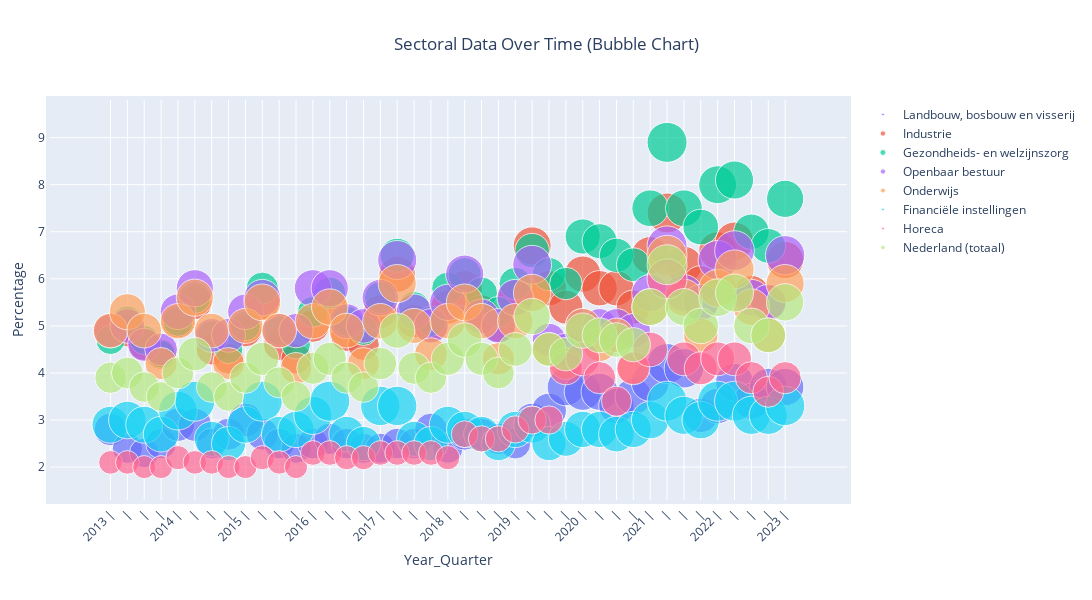

Notebook code cell kept with this figure:
### Code cell
fig_bubble = go.Figure()

for col in columns_to_show:
    fig_bubble.add_trace(go.Scatter(
        x=df_cbs['Year_Quarter'],
        y=df_cbs[col],
        mode='markers',
        marker=dict(size=df_cbs[col], sizemode='area', sizeref=2.*max(df_cbs[col])/40.**2),
        name=col
    ))

# Update layout for custom x-axis ticks
fig_bubble.update_layout(
    title='Sectoral Data Over Time (Bubble Chart)',
    xaxis=dict(
        tickmode='array',
        tickvals=df_cbs['Year_Quarter'],
        ticktext=custom_ticks,
        tickangle=-45
    ),
    yaxis_title='Percentage',
    xaxis_title='Year_Quarter'
)

# Adjust layout and margins
fig_bubble.update_layout(
    autosize=False,
    width=1100,
    height=600,
    margin=dict(l=50, r=50, b=100, t=100, pad=4),
    title={'x': 0.5}
)

fig_bubble.show()
# Save the figure as an image with increased resolution
fig_bubble.write_image("fig_bubble_plot.png", scale=2)

### Figure 1 — Plotly figure (JSON) as saved in the notebook; plotly's stock layout.template omitted (floating-point values rounded to 4 significant figures)
{"data": [{"marker": {"size": [2.8, 2.4, 2.3, 2.5, 2.9, 2.9, 2.5, 2.7, 3, 2.7, 2.5, 2.4, 2.5, 2.6, 2.5, 2.4, 2.4, 2.5, 2.5, 2.8, 2.4, 2.7, 2.7, 2.6, 2.5, 3, 3.2, 3.7, 3.6, 3.6, 3.3, 3.5, 3.8, 4.2, 4.1, 3.1, 3.3, 3.8, 3.4, 3.7, 3.7], "sizemode": "area", "sizeref": 0.00525}, "mode": "markers", "name": "Landbouw, bosbouw en visserij", "type": "scatter", "x": ["2013-Vierde kwartaal", "2014-Eerste kwartaal", "2014-Tweede kwartaal", "2014-Derde Kwartaal", "2014-Vierde kwartaal", "2015-Eerste kwartaal", "2015-Tweede kwartaal", "2015-Derde Kwartaal", "2015-Vierde kwartaal", "2016-Eerste kwartaal", "2016-Tweede kwartaal", "2016-Derde Kwartaal", "2016-Vierde kwartaal", "2017-Eerste kwartaal", "2017-Tweede kwartaal", "2017-Derde Kwartaal", "2017-Vierde kwartaal", "2018-Eerste kwartaal", "2018-Tweede kwartaal", "2018-Derde Kwartaal", "2018-Vierde kwartaal", "2019-Eerste kwartaal", "2019-Tweede kwartaal", "2019-Derde Kwartaal", "2019-Vierde kwartaal", "2020-Eerste kwartaal", "2020-Tweede kwartaal", "2020-Derde Kwartaal", "2020-Vierde kwartaal", "2021-Eerste kwartaal", "2021-Tweede kwartaal", "2021-Derde Kwartaal", "2021-Vierde kwartaal", "2022-Eerste kwartaal", "2022-Tweede kwartaal", "2022-Derde Kwartaal", "2022-Vierde kwartaal", "2023-Eerste kwartaal", "2023-Tweede kwartaal", "2023-Derde Kwartaal", "2023-Vierde kwartaal"], "y": [2.8, 2.4, 2.3, 2.5, 2.9, 2.9, 2.5, 2.7, 3, 2.7, 2.5, 2.4, 2.5, 2.6, 2.5, 2.4, 2.4, 2.5, 2.5, 2.8, 2.4, 2.7, 2.7, 2.6, 2.5, 3, 3.2, 3.7, 3.6, 3.6, 3.3, 3.5, 3.8, 4.2, 4.1, 3.1, 3.3, 3.8, 3.4, 3.7, 3.7]}, {"marker": {"size": [4.9, 4.9, 4.6, 4.4, 5.1, 5.5, 4.5, 4.3, 4.9, 5.5, 4.6, 4.3, 5, 5.4, 4.8, 4.6, 5.3, 6.1, 5.1, 5, 5.4, 5.8, 5.3, 5, 5.6, 6.7, 5.8, 5.4, 6.1, 5.8, 5.8, 5.4, 6.5, 7.4, 6.3, 5.9, 6.6, 6.8, 5.7, 5.5, 6.4], "sizemode": "area", "sizeref": 0.00925}, "mode": "markers", "name": "Industrie", "type": "scatter", "x": ["2013-Vierde kwartaal", "2014-Eerste kwartaal", "2014-Tweede kwartaal", "2014-Derde Kwartaal", "2014-Vierde kwartaal", "2015-Eerste kwartaal", "2015-Tweede kwartaal", "2015-Derde Kwartaal", "2015-Vierde kwartaal", "2016-Eerste kwartaal", "2016-Tweede kwartaal", "2016-Derde Kwartaal", "2016-Vierde kwartaal", "2017-Eerste kwartaal", "2017-Tweede kwartaal", "2017-Derde Kwartaal", "2017-Vierde kwartaal", "2018-Eerste kwartaal", "2018-Tweede kwartaal", "2018-Derde Kwartaal", "2018-Vierde kwartaal", "2019-Eerste kwartaal", "2019-Tweede kwartaal", "2019-Derde Kwartaal", "2019-Vierde kwartaal", "2020-Eerste kwartaal", "2020-Tweede kwartaal", "2020-Derde Kwartaal", "2020-Vierde kwartaal", "2021-Eerste kwartaal", "2021-Tweede kwartaal", "2021-Derde Kwartaal", "2021-Vierde kwartaal", "2022-Eerste kwartaal", "2022-Tweede kwartaal", "2022-Derde Kwartaal", "2022-Vierde kwartaal", "2023-Eerste kwartaal", "2023-Tweede kwartaal", "2023-Derde Kwartaal", "2023-Vierde kwartaal"], "y": [4.9, 4.9, 4.6, 4.4, 5.1, 5.5, 4.5, 4.3, 4.9, 5.5, 4.6, 4.3, 5, 5.4, 4.8, 4.6, 5.3, 6.1, 5.1, 5, 5.4, 5.8, 5.3, 5, 5.6, 6.7, 5.8, 5.4, 6.1, 5.8, 5.8, 5.4, 6.5, 7.4, 6.3, 5.9, 6.6, 6.8, 5.7, 5.5, 6.4]}, {"marker": {"size": [4.7, 5.1, 4.7, 4.4, 5.1, 5.6, 4.8, 4.5, 5, 5.8, 4.9, 4.6, 5.3, 5.7, 5.1, 4.9, 5.6, 6.5, 5.4, 5.1, 5.8, 6.1, 5.7, 5.3, 5.9, 6.6, 6.1, 5.9, 6.9, 6.8, 6.5, 6.3, 7.5, 8.9, 7.5, 7.1, 8, 8.1, 7, 6.7, 7.7], "sizemode": "area", "sizeref": 0.01113}, "mode": "markers", "name": "Gezondheids- en welzijnszorg", "type": "scatter", "x": ["2013-Vierde kwartaal", "2014-Eerste kwartaal", "2014-Tweede kwartaal", "2014-Derde Kwartaal", "2014-Vierde kwartaal", "2015-Eerste kwartaal", "2015-Tweede kwartaal", "2015-Derde Kwartaal", "2015-Vierde kwartaal", "2016-Eerste kwartaal", "2016-Tweede kwartaal", "2016-Derde Kwartaal", "2016-Vierde kwartaal", "2017-Eerste kwartaal", "2017-Tweede kwartaal", "2017-Derde Kwartaal", "2017-Vierde kwartaal", "2018-Eerste kwartaal", "2018-Tweede kwartaal", "2018-Derde Kwartaal", "2018-Vierde kwartaal", "2019-Eerste kwartaal", "2019-Tweede kwartaal", "2019-Derde Kwartaal", "2019-Vierde kwartaal", "2020-Eerste kwartaal", "2020-Tweede kwartaal", "2020-Derde Kwartaal", "2020-Vierde kwartaal", "2021-Eerste kwartaal", "2021-Tweede kwartaal", "2021-Derde Kwartaal", "2021-Vierde kwartaal", "2022-Eerste kwartaal", "2022-Tweede kwartaal", "2022-Derde Kwartaal", "2022-Vierde kwartaal", "2023-Eerste kwartaal", "2023-Tweede kwartaal", "2023-Derde Kwartaal", "2023-Vierde kwartaal"], "y": [4.7, 5.1, 4.7, 4.4, 5.1, 5.6, 4.8, 4.5, 5, 5.8, 4.9, 4.6, 5.3, 5.7, 5.1, 4.9, 5.6, 6.5, 5.4, 5.1, 5.8, 6.1, 5.7, 5.3, 5.9, 6.6, 6.1, 5.9, 6.9, 6.8, 6.5, 6.3, 7.5, 8.9, 7.5, 7.1, 8, 8.1, 7, 6.7, 7.7]}, {"marker": {"size": [4.9, 5, 4.6, 4.5, 5.3, 5.8, 4.8, 4.8, 5.3, 5.6, 4.9, 4.9, 5.8, 5.8, 5.1, 5, 5.6, 6.4, 5.3, 5, 5.5, 6.1, 5.2, 5, 5.6, 6.3, 4.7, 4.5, 5, 5, 5, 4.9, 5.7, 6.7, 5.7, 5.5, 6.4, 6.6, 5.6, 5.5, 6.5], "sizemode": "area", "sizeref": 0.008375}, "mode": "markers", "name": "Openbaar bestuur", "type": "scatter", "x": ["2013-Vierde kwartaal", "2014-Eerste kwartaal", "2014-Tweede kwartaal", "2014-Derde Kwartaal", "2014-Vierde kwartaal", "2015-Eerste kwartaal", "2015-Tweede kwartaal", "2015-Derde Kwartaal", "2015-Vierde kwartaal", "2016-Eerste kwartaal", "2016-Tweede kwartaal", "2016-Derde Kwartaal", "2016-Vierde kwartaal", "2017-Eerste kwartaal", "2017-Tweede kwartaal", "2017-Derde Kwartaal", "2017-Vierde kwartaal", "2018-Eerste kwartaal", "2018-Tweede kwartaal", "2018-Derde Kwartaal", "2018-Vierde kwartaal", "2019-Eerste kwartaal", "2019-Tweede kwartaal", "2019-Derde Kwartaal", "2019-Vierde kwartaal", "2020-Eerste kwartaal", "2020-Tweede kwartaal", "2020-Derde Kwartaal", "2020-Vierde kwartaal", "2021-Eerste kwartaal", "2021-Tweede kwartaal", "2021-Derde Kwartaal", "2021-Vierde kwartaal", "2022-Eerste kwartaal", "2022-Tweede kwartaal", "2022-Derde Kwartaal", "2022-Vierde kwartaal", "2023-Eerste kwartaal", "2023-Tweede kwartaal", "2023-Derde Kwartaal", "2023-Vierde kwartaal"], "y": [4.9, 5, 4.6, 4.5, 5.3, 5.8, 4.8, 4.8, 5.3, 5.6, 4.9, 4.9, 5.8, 5.8, 5.1, 5, 5.6, 6.4, 5.3, 5, 5.5, 6.1, 5.2, 5, 5.6, 6.3, 4.7, 4.5, 5, 5, 5, 4.9, 5.7, 6.7, 5.7, 5.5, 6.4, 6.6, 5.6, 5.5, 6.5]}, {"marker": {"size": [4.9, 5.3, 4.9, 4.2, 5.1, 5.6, 4.9, 4.2, 5, 5.5, 4.9, 4.1, 5.1, 5.4, 4.9, 4.2, 5.1, 5.9, 5, 4.4, 5.1, 5.5, 5.1, 4.3, 5.1, 5.7, 4.5, 4.2, 5, 4.6, 4.8, 4.1, 5.4, 6.5, 5.6, 4.8, 5.8, 6.2, 5.4, 4.8, 5.9], "sizemode": "area", "sizeref": 0.008125}, "mode": "markers", "name": "Onderwijs", "type": "scatter", "x": ["2013-Vierde kwartaal", "2014-Eerste kwartaal", "2014-Tweede kwartaal", "2014-Derde Kwartaal", "2014-Vierde kwartaal", "2015-Eerste kwartaal", "2015-Tweede kwartaal", "2015-Derde Kwartaal", "2015-Vierde kwartaal", "2016-Eerste kwartaal", "2016-Tweede kwartaal", "2016-Derde Kwartaal", "2016-Vierde kwartaal", "2017-Eerste kwartaal", "2017-Tweede kwartaal", "2017-Derde Kwartaal", "2017-Vierde kwartaal", "2018-Eerste kwartaal", "2018-Tweede kwartaal", "2018-Derde Kwartaal", "2018-Vierde kwartaal", "2019-Eerste kwartaal", "2019-Tweede kwartaal", "2019-Derde Kwartaal", "2019-Vierde kwartaal", "2020-Eerste kwartaal", "2020-Tweede kwartaal", "2020-Derde Kwartaal", "2020-Vierde kwartaal", "2021-Eerste kwartaal", "2021-Tweede kwartaal", "2021-Derde Kwartaal", "2021-Vierde kwartaal", "2022-Eerste kwartaal", "2022-Tweede kwartaal", "2022-Derde Kwartaal", "2022-Vierde kwartaal", "2023-Eerste kwartaal", "2023-Tweede kwartaal", "2023-Derde Kwartaal", "2023-Vierde kwartaal"], "y": [4.9, 5.3, 4.9, 4.2, 5.1, 5.6, 4.9, 4.2, 5, 5.5, 4.9, 4.1, 5.1, 5.4, 4.9, 4.2, 5.1, 5.9, 5, 4.4, 5.1, 5.5, 5.1, 4.3, 5.1, 5.7, 4.5, 4.2, 5, 4.6, 4.8, 4.1, 5.4, 6.5, 5.6, 4.8, 5.8, 6.2, 5.4, 4.8, 5.9]}, {"marker": {"size": [2.9, 3, 2.9, 2.7, 3.2, 3.4, 2.6, 2.5, 2.9, 3.4, 2.7, 2.8, 3.1, 3.4, 2.7, 2.5, 3.3, 3.3, 2.6, 2.5, 2.9, 2.8, 2.7, 2.5, 2.8, 2.9, 2.5, 2.6, 2.8, 2.8, 2.7, 2.8, 3, 3.4, 3.1, 3, 3.4, 3.4, 3.1, 3.1, 3.3], "sizemode": "area", "sizeref": 0.00425}, "mode": "markers", "name": "Financiële instellingen", "type": "scatter", "x": ["2013-Vierde kwartaal", "2014-Eerste kwartaal", "2014-Tweede kwartaal", "2014-Derde Kwartaal", "2014-Vierde kwartaal", "2015-Eerste kwartaal", "2015-Tweede kwartaal", "2015-Derde Kwartaal", "2015-Vierde kwartaal", "2016-Eerste kwartaal", "2016-Tweede kwartaal", "2016-Derde Kwartaal", "2016-Vierde kwartaal", "2017-Eerste kwartaal", "2017-Tweede kwartaal", "2017-Derde Kwartaal", "2017-Vierde kwartaal", "2018-Eerste kwartaal", "2018-Tweede kwartaal", "2018-Derde Kwartaal", "2018-Vierde kwartaal", "2019-Eerste kwartaal", "2019-Tweede kwartaal", "2019-Derde Kwartaal", "2019-Vierde kwartaal", "2020-Eerste kwartaal", "2020-Tweede kwartaal", "2020-Derde Kwartaal", "2020-Vierde kwartaal", "2021-Eerste kwartaal", "2021-Tweede kwartaal", "2021-Derde Kwartaal", "2021-Vierde kwartaal", "2022-Eerste kwartaal", "2022-Tweede kwartaal", "2022-Derde Kwartaal", "2022-Vierde kwartaal", "2023-Eerste kwartaal", "2023-Tweede kwartaal", "2023-Derde Kwartaal", "2023-Vierde kwartaal"], "y": [2.9, 3, 2.9, 2.7, 3.2, 3.4, 2.6, 2.5, 2.9, 3.4, 2.7, 2.8, 3.1, 3.4, 2.7, 2.5, 3.3, 3.3, 2.6, 2.5, 2.9, 2.8, 2.7, 2.5, 2.8, 2.9, 2.5, 2.6, 2.8, 2.8, 2.7, 2.8, 3, 3.4, 3.1, 3, 3.4, 3.4, 3.1, 3.1, 3.3]}, {"marker": {"size": [2.1, 2.1, 2, 2, 2.2, 2.1, 2.1, 2, 2, 2.2, 2.1, 2, 2.3, 2.3, 2.2, 2.2, 2.3, 2.3, 2.3, 2.3, 2.2, 2.7, 2.6, 2.6, 2.8, 3, 3, 4.1, 4.3, 3.9, 3.4, 4.1, 4.5, 6, 4.3, 4.1, 4.3, 4.3, 3.9, 3.6, 3.9], "sizemode": "area", "sizeref": 0.0075}, "mode": "markers", "name": "Horeca", "type": "scatter", "x": ["2013-Vierde kwartaal", "2014-Eerste kwartaal", "2014-Tweede kwartaal", "2014-Derde Kwartaal", "2014-Vierde kwartaal", "2015-Eerste kwartaal", "2015-Tweede kwartaal", "2015-Derde Kwartaal", "2015-Vierde kwartaal", "2016-Eerste kwartaal", "2016-Tweede kwartaal", "2016-Derde Kwartaal", "2016-Vierde kwartaal", "2017-Eerste kwartaal", "2017-Tweede kwartaal", "2017-Derde Kwartaal", "2017-Vierde kwartaal", "2018-Eerste kwartaal", "2018-Tweede kwartaal", "2018-Derde Kwartaal", "2018-Vierde kwartaal", "2019-Eerste kwartaal", "2019-Tweede kwartaal", "2019-Derde Kwartaal", "2019-Vierde kwartaal", "2020-Eerste kwartaal", "2020-Tweede kwartaal", "2020-Derde Kwartaal", "2020-Vierde kwartaal", "2021-Eerste kwartaal", "2021-Tweede kwartaal", "2021-Derde Kwartaal", "2021-Vierde kwartaal", "2022-Eerste kwartaal", "2022-Tweede kwartaal", "2022-Derde Kwartaal", "2022-Vierde kwartaal", "2023-Eerste kwartaal", "2023-Tweede kwartaal", "2023-Derde Kwartaal", "2023-Vierde kwartaal"], "y": [2.1, 2.1, 2, 2, 2.2, 2.1, 2.1, 2, 2, 2.2, 2.1, 2, 2.3, 2.3, 2.2, 2.2, 2.3, 2.3, 2.3, 2.3, 2.2, 2.7, 2.6, 2.6, 2.8, 3, 3, 4.1, 4.3, 3.9, 3.4, 4.1, 4.5, 6, 4.3, 4.1, 4.3, 4.3, 3.9, 3.6, 3.9]}, {"marker": {"size": [3.9, 4, 3.7, 3.5, 4, 4.4, 3.7, 3.5, 3.9, 4.3, 3.8, 3.5, 4.1, 4.3, 3.9, 3.7, 4.2, 4.9, 4.1, 3.9, 4.3, 4.7, 4.3, 4, 4.5, 5.2, 4.5, 4.4, 4.9, 4.8, 4.7, 4.6, 5.4, 6.3, 5.4, 5, 5.6, 5.7, 5, 4.8, 5.5], "sizemode": "area", "sizeref": 0.007875}, "mode": "markers", "name": "Nederland (totaal)", "type": "scatter", "x": ["2013-Vierde kwartaal", "2014-Eerste kwartaal", "2014-Tweede kwartaal", "2014-Derde Kwartaal", "2014-Vierde kwartaal", "2015-Eerste kwartaal", "2015-Tweede kwartaal", "2015-Derde Kwartaal", "2015-Vierde kwartaal", "2016-Eerste kwartaal", "2016-Tweede kwartaal", "2016-Derde Kwartaal", "2016-Vierde kwartaal", "2017-Eerste kwartaal", "2017-Tweede kwartaal", "2017-Derde Kwartaal", "2017-Vierde kwartaal", "2018-Eerste kwartaal", "2018-Tweede kwartaal", "2018-Derde Kwartaal", "2018-Vierde kwartaal", "2019-Eerste kwartaal", "2019-Tweede kwartaal", "2019-Derde Kwartaal", "2019-Vierde kwartaal", "2020-Eerste kwartaal", "2020-Tweede kwartaal", "2020-Derde Kwartaal", "2020-Vierde kwartaal", "2021-Eerste kwartaal", "2021-Tweede kwartaal", "2021-Derde Kwartaal", "2021-Vierde kwartaal", "2022-Eerste kwartaal", "2022-Tweede kwartaal", "2022-Derde Kwartaal", "2022-Vierde kwartaal", "2023-Eerste kwartaal", "2023-Tweede kwartaal", "2023-Derde Kwartaal", "2023-Vierde kwartaal"], "y": [3.9, 4, 3.7, 3.5, 4, 4.4, 3.7, 3.5, 3.9, 4.3, 3.8, 3.5, 4.1, 4.3, 3.9, 3.7, 4.2, 4.9, 4.1, 3.9, 4.3, 4.7, 4.3, 4, 4.5, 5.2, 4.5, 4.4, 4.9, 4.8, 4.7, 4.6, 5.4, 6.3, 5.4, 5, 5.6, 5.7, 5, 4.8, 5.5]}], "layout": {"autosize": false, "height": 600, "margin": {"b": 100, "l": 50, "pad": 4, "r": 50, "t": 100}, "title": {"text": "Sectoral Data Over Time (Bubble Chart)", "x": 0.5}, "width": 1100, "xaxis": {"tickangle": -45, "tickmode": "array", "ticktext": ["2013 |", "|", "|", "|", "2014 |", "|", "|", "|", "2015 |", "|", "|", "|", "2016 |", "|", "|", "|", "2017 |", "|", "|", "|", "2018 |", "|", "|", "|", "2019 |", "|", "|", "|", "2020 |", "|", "|", "|", "2021 |", "|", "|", "|", "2022 |", "|", "|", "|", "2023 |"], "tickvals": ["2013-Vierde kwartaal", "2014-Eerste kwartaal", "2014-Tweede kwartaal", "2014-Derde Kwartaal", "2014-Vierde kwartaal", "2015-Eerste kwartaal", "2015-Tweede kwartaal", "2015-Derde Kwartaal", "2015-Vierde kwartaal", "2016-Eerste kwartaal", "2016-Tweede kwartaal", "2016-Derde Kwartaal", "2016-Vierde kwartaal", "2017-Eerste kwartaal", "2017-Tweede kwartaal", "2017-Derde Kwartaal", "2017-Vierde kwartaal", "2018-Eerste kwartaal", "2018-Tweede kwartaal", "2018-Derde Kwartaal", "2018-Vierde kwartaal", "2019-Eerste kwartaal", "2019-Tweede kwartaal", "2019-Derde Kwartaal", "2019-Vierde kwartaal", "2020-Eerste kwartaal", "2020-Tweede kwartaal", "2020-Derde Kwartaal", "2020-Vierde kwartaal", "2021-Eerste kwartaal", "2021-Tweede kwartaal", "2021-Derde Kwartaal", "2021-Vierde kwartaal", "2022-Eerste kwartaal", "2022-Tweede kwartaal", "2022-Derde Kwartaal", "2022-Vierde kwartaal", "2023-Eerste kwartaal", "2023-Tweede kwartaal", "2023-Derde Kwartaal", "2023-Vierde kwartaal"], "title": {"text": "Year_Quarter"}}, "yaxis": {"title": {"text": "Percentage"}}}}
